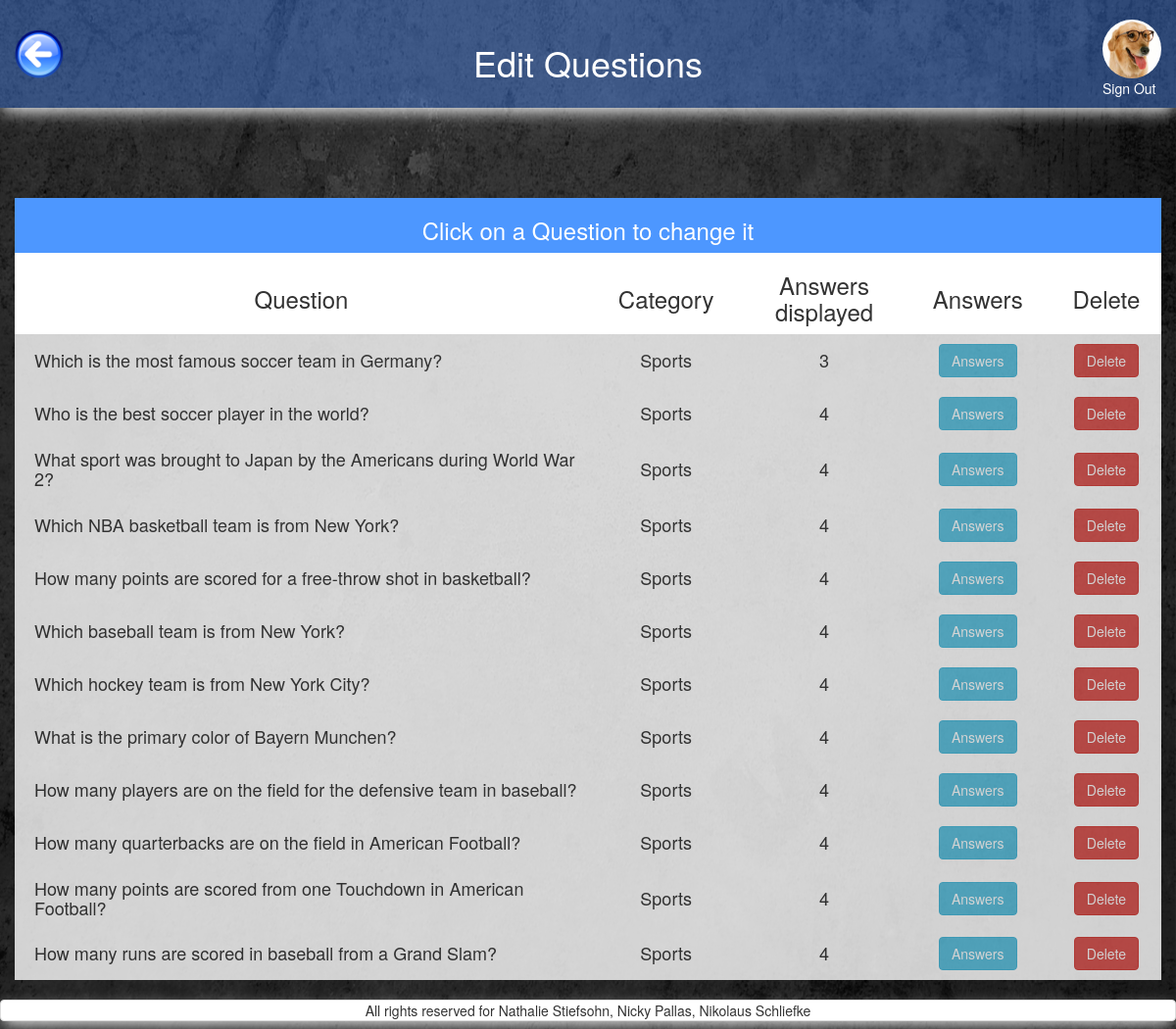
/questions_of_category.php?category_selected=2 (signed in), run on the app's committed database.
### tables this page shows
CREATE TABLE `users` (
  `id` int(11) NOT NULL,
  `FK_avatars` int(11) NOT NULL,
  `FK_classes` int(11) NOT NULL DEFAULT '1',
  `email` varchar(255) NOT NULL,
  `password` varchar(255) NOT NULL,
  `first_name` varchar(255) NOT NULL,
  `family_name` varchar(255) NOT NULL,
  `date_of_birth` date NOT NULL DEFAULT '1993-07-30'
);

CREATE TABLE `avatars` (
  `id` int(11) NOT NULL,
  `location` varchar(255) NOT NULL
);

CREATE TABLE `questions` (
  `id` int(11) NOT NULL,
  `question` varchar(200) NOT NULL,
  `FK_categories` int(11) NOT NULL,
  `id_string` varchar(255) DEFAULT NULL,
  `answers_displayed` int(11) NOT NULL DEFAULT '4'
);

CREATE TABLE `categories` (
  `id` int(11) NOT NULL,
  `category` varchar(13) NOT NULL,
  `image` varchar(255) NOT NULL DEFAULT 'default.png',
  `amount_questions` int(11) NOT NULL DEFAULT '8',
  `tries` int(11) NOT NULL DEFAULT '5',
  `passed_at` decimal(3,2) NOT NULL DEFAULT '0.60'
);

### includes/start_session_admin.php (called while the page is built, shortened)
<?php
	require_once 'dbconnect.php';
$res=mysqli_query($con, "SELECT first_name, family_name, date_of_birth, users.id AS user_id, avatars.location AS avatar, avatars.id AS avatar_id, email FROM users
 	JOIN avatars ON users.FK_avatars=avatars.id
 	WHERE users.id=".$_SESSION['user']);
	 $userRow=mysqli_fetch_array($res);
	 $user_avatar = $userRow['avatar'];
?>

### query/questions_query.php (called while the page is built)
<?php
$query_all_questions = "
    SELECT
    	questions.id AS question_id,
        question,
        category,
        answers_displayed
    FROM `questions`
    JOIN  categories on categories.id = questions.fk_categories
    WHERE categories.id=".$category_id;
$res_all_questions = mysqli_query($con, $query_all_questions);
?>

### questions_of_category.php (the view, shortened to what this page needs)
<?php
require_once('includes/start_session_admin.php');
?>
<?php
	if(isset($_GET['category_selected'])){
		$category_id=$_GET['category_selected'];
	} else {
		header("Location: admin_all_questions.php");
	  	exit;
	}
 ?>
<!DOCTYPE html>
<html>
<head>
	<?php
require_once('includes/head_tag.php');
	?>
</head>
<body>
<div id="wrap">
  <div id="main" class="container-fluid clear-top">
	<header class="row shadow" id="header">
			<div class="col-xs-3">
				<a href="admin_all_questions.php">
					<img alt="back_button" src="pictures/back_button.png" id="back_button"/>
				</a>
			</div>
			<div class="col-xs-6 white text-center margin-top">
                <h1 class="heading_font">Edit Questions</h1>
            </div>
        <?php
        echo'
            <div class="col-xs-3">
                <a href="logout.php?logout" class="pull-right">
                    <img class="img-circle show_avatar border" src="'.$user_avatar.'" alt="avatar" id="avatar_img"><br>
                    Sign Out
                </a>
            </div>';
        ?>
	</header>
	<div class="row">
		<main class="col-xs-12">
			<section class="row">
				<div class="col-xs-12 text-center margin-top">
					<div class="row">
					<?php
					require 'includes/alert_box.php';
					 ?>
				<div class="col-xs-12 margin-top">
                        <table class="table-hover text-center" >
                            <thead>
                            	<tr id="first_row_table" class="white">
                                	<th colspan="5" class="text-center"><h3>Click on a Question to change it</h3></th>
                                </tr>
                                <tr id="white_background">
                                	<th class="text-center"><h3>Question</h3></th>
                                	<th class="text-center"><h3>Category</h3></th>
                                	<th class="text-center"><h3>Answers<br>displayed</h3></th>
                                    <th class="text-center"><h3>Answers</h3></th>
                                    <th class="text-center"><h3>Delete</h3></th>
                                </tr>
                            </thead>
                            <tbody>
                                 <?php
                        include ('query/questions_query.php');
			                while ($row_all_questions = mysqli_fetch_array($res_all_questions)){
			                    $category = $row_all_questions['category'];
			                    $question_id=$row_all_questions['question_id'];
			                    $question=$row_all_questions['question'];
			                    $answers_displayed=$row_all_questions['answers_displayed'];
                            echo '
								<a href="change_question.php?question_selected='.$question_id.'">
	                                <tr>
	                                    <td class="clickable-row text-left padding-left" data-href="change_question.php?question_selected='.$question_id.'"><h4>'.$question.'</h4></td>
	                                    <td class="clickable-row" data-href="change_question.php?question_selected='.$question_id.'"><h4>'.$category.'</h4></td>
	                                    <td class="clickable-row" data-href="change_question.php?question_selected='.$question_id.'"><h4>'.$answers_displayed.'</h4></td>
	                                    <td><h4><input class="btn btn-info btn-display_games" type="submit" data-href="answers_of_question.php?question_selected='.$question_id.'"  value="Answers"></h4></td>
	                                    <td><h4><input class="btn btn-danger btn-display_games" type="submit" data-href="questions_of_category.php?category_selected='.$category_id.'&question_selected='.$question_id.'"  value="Delete"></h4></td>
	                                </tr>
                                </a>
                                ';
                        }
                        ?>
                            </tbody>
                        </table>
                    </div>
			</section>
		</main>
	</div>
  </div>
</div>
	<?php
require_once('includes/footer.php');
	?>
</body>
</html>

### css/style.css (style rules this page uses)
header h1 { position: relative; }
#avatar_img { margin-top:20px; height: 60px; }
#back_button { margin-top:30px; height: 50px; }
#header { background-color: rgba(77,141,255,0.4); height: 110px; }
#header a:link { color: white; }
body { content: ""; background: url("../pictures/grey_background.jpg"); background-size: 100% 100%; background-repeat: repeat; top: 0; left: 0; bottom: 0; right: 0; position: absolute; z-index: -1; }
.shadow { -webkit-box-shadow: 0px 6px 16px -3px rgba(255,255,255,1); -moz-box-shadow: 0px 6px 16px -3px rgba(255,255,255,1); box-shadow: 0px 6px 16px -3px rgba(255,255,255,1); }
.margin-top { margin-top: 2%; }
table { width: 100%; }
tbody { background-color: white; opacity: 0.8; }
.white { color: white; }
.padding-left { padding-left: 20px; width: 50% }

### includes/head_tag.php (style rules this page uses)
html, body { height: 100%; }
#white_background { background-color: white; opacity: 1 !important; }
#first_row_table { background-color: #4D97FF; }
#wrap { min-height: 100%; }
#main { overflow:auto; padding-bottom:50px; }

### data on the page
users: FK_avatars.location (picture)
questions: question "Which is the most famous soccer team in Germany?", FK_categories.category "Sports", answers_displayed "3"
questions: question "Who is the best soccer player in the world?", FK_categories.category "Sports", answers_displayed "4"
questions: question "What sport was brought to Japan by the Americans during World War 2?", FK_categories.category "Sports", answers_displayed "4"
questions: question "Which NBA basketball team is from New York?", FK_categories.category "Sports", answers_displayed "4"
questions: question "How many points are scored for a free-throw shot in basketball?", FK_categories.category "Sports", answers_displayed "4"
questions: question "Which baseball team is from New York?", FK_categories.category "Sports", answers_displayed "4"
questions: question "Which hockey team is from New York City?", FK_categories.category "Sports", answers_displayed "4"
questions: question "What is the primary color of Bayern Munchen?", FK_categories.category "Sports", answers_displayed "4"
questions: question "How many players are on the field for the defensive team in baseball?", FK_categories.category "Sports", answers_displayed "4"
questions: question "How many quarterbacks are on the field in American Football?", FK_categories.category "Sports", answers_displayed "4"
questions: question "How many points are scored from one Touchdown in American Football?", FK_categories.category "Sports", answers_displayed "4"
questions: question "How many runs are scored in baseball from a Grand Slam?", FK_categories.category "Sports", answers_displayed "4"
